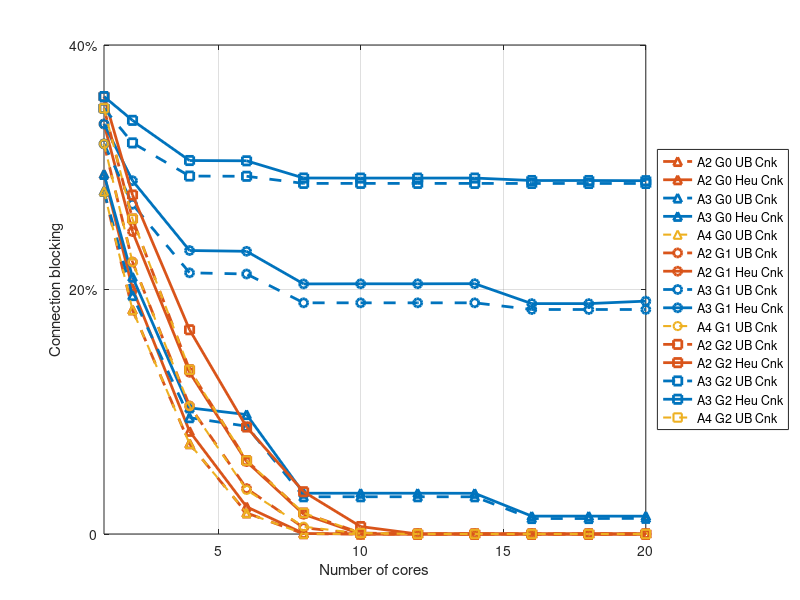

This figure's MATLAB source:
clc;
close all;
clear;

%% Plot G0
load arch4Guard0.mat
load arch2Guard0.mat
corev = [1, 2, 4, 6, 8, 10, 12, 14, 16, 18, 20];

figure2 = figure('unit', 'normalized', 'position', [0.6, 0.6, 0.4, 0.3]);
axes2 = axes('Parent', figure2);
box(axes2, 'on')
hold(axes2, 'on')
grid(axes2, 'on')


h(1) = plot(corev,cnkUbA2G0, '--', 'marker', '^', ...
    'displayname', 'A2 G0 UB Cnk', 'linewidth', 2, ...
    'color', [.85, .33, .1]);
h(2) = plot(corev,cnkHeA2G0, 'marker', '^', ...
    'displayname', 'A2 G0 Heu Cnk', 'linewidth', 2, ...
    'color', [.85, .33, .1]);

h(3) = plot(corev,cnkUbA4G0, '--', 'marker', '^', ...
    'displayname', 'A3 G0 UB Cnk', 'linewidth', 2, ...
    'color', [0, 0.45, 0.74]);
h(4) = plot(corev,cnkHeA4G0, 'marker', '^', ...
    'displayname', 'A3 G0 Heu Cnk', 'linewidth', 2, ...
    'color', [0, 0.45, 0.74]);

h(5) = plot(corev, cnkUbA2G0, '--', 'marker', '^', ...
    'displayname', 'A4 G0 UB Cnk', 'linewidth', 1.5, ...
    'color', [.93, .69, .13]);

%% G1
load arch4Guard1.mat
load arch2Guard1.mat
load arch5Guard1beta0.mat
corev = [1, 2, 4, 6, 8, 10, 12, 14, 16, 18, 20];
core2 = [2, 4, 6, 8, 10, 12, 14, 16];

h(6) = plot(corev,cnkUbA2G1, '--', 'marker', 'o', ...
    'displayname', 'A2 G1 UB Cnk', 'linewidth', 2, ...
    'color', [.85, .33, .1]);
h(7) = plot(corev,cnkHeA2G1, 'marker', 'o', ...
    'displayname', 'A2 G1 Heu Cnk', 'linewidth', 2, ...
    'color', [.85, .33, .1]);

h(8) = plot(corev,cnkUbA4G1, '--', 'marker', 'o', ...
    'displayname', 'A3 G1 UB Cnk', 'linewidth', 2, ...
    'color', [0, 0.45, 0.74]);
h(9) = plot(corev,cnkHeA4G1, 'marker', 'o', ...
    'displayname', 'A3 G1 Heu Cnk', 'linewidth', 2, ...
    'color', [0, 0.45, 0.74]);


h(10) = plot([1, core2], [cnkUbA2G1(1); cnkUbA5G1], '--', 'marker', 'o', ...
    'displayname', 'A4 G1 UB Cnk', 'linewidth', 1.5, ...
    'color', [.93, .69, .13]);

%% G2
load arch4Guard2.mat
load arch2Guard2.mat
corev = [1, 2, 4, 6, 8, 10, 12, 14, 16, 18, 20];
core2 = [2, 4, 6, 8, 10, 12, 14, 16];

h(11) = plot(corev,cnkUbA2G2, '--', 'marker', 's', ...
    'displayname', 'A2 G2 UB Cnk', 'linewidth', 2, ...
    'color', [.85, .33, .1]);
h(12) = plot(corev,cnkHeA2G2, 'marker', 's', ...
    'displayname', 'A2 G2 Heu Cnk', 'linewidth', 2, ...
    'color', [.85, .33, .1]);

h(13) = plot(corev,cnkUbA4G2, '--', 'marker', 's', ...
    'displayname', 'A3 G2 UB Cnk', 'linewidth', 2, ...
    'color', [0, 0.45, 0.74]);
h(14) = plot(corev,cnkHeA4G2, 'marker', 's', ...
    'displayname', 'A3 G2 Heu Cnk', 'linewidth', 2, ...
    'color', [0, 0.45, 0.74]);

h(15) = plot(corev, cnkUbA2G2, '--', 'marker', 's', ...
    'displayname', 'A4 G2 UB Cnk', 'linewidth', 1.5, ...
    'color', [.93, .69, .13]);

legend(h(1:end), 'location', 'eastoutside')
xlabel('Number of cores')
ylabel('Connection blocking')
xlim([1, 20])
ytick = get(axes2, 'ytick');
set(axes2, 'ytick', ytick(1:2:end));
set(axes2, 'yticklabel', {'0','20%','40%','60%','80%','100%'});
saveas(figure2, 'cnk.jpg')